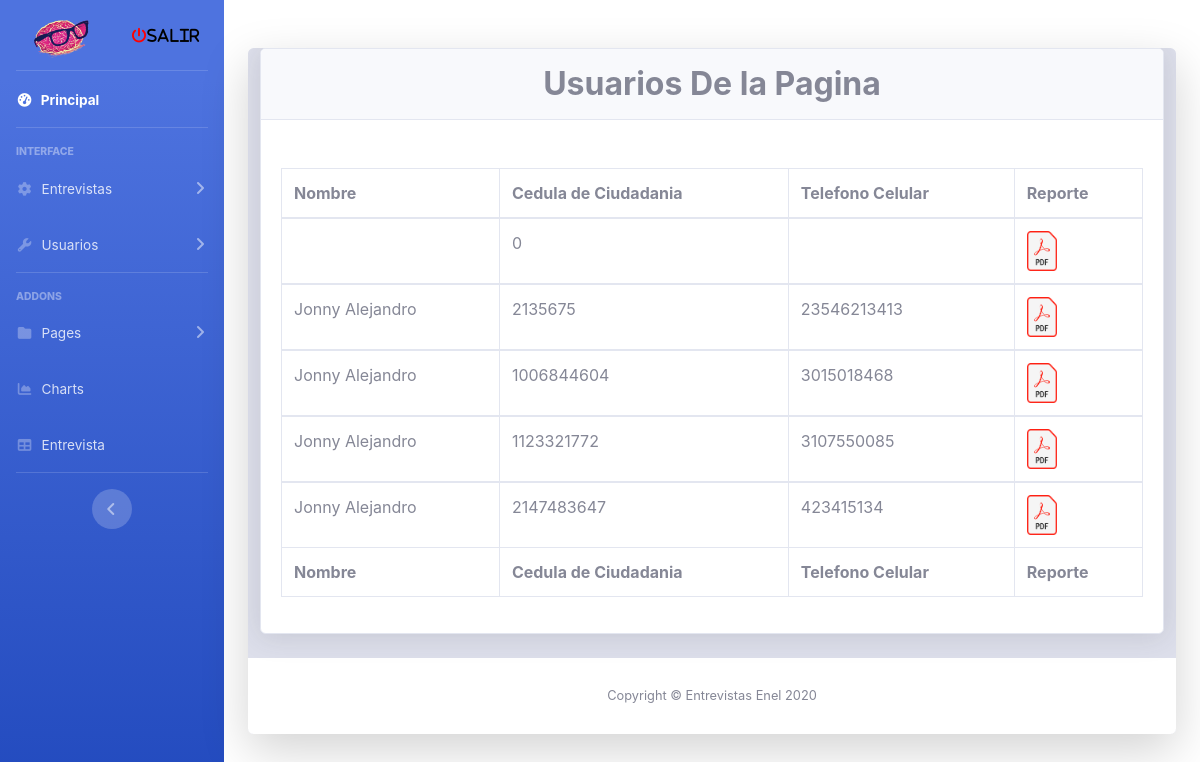
Before: /View/consultarEntrevistaPsicologa.php (signed in) with the older database file.
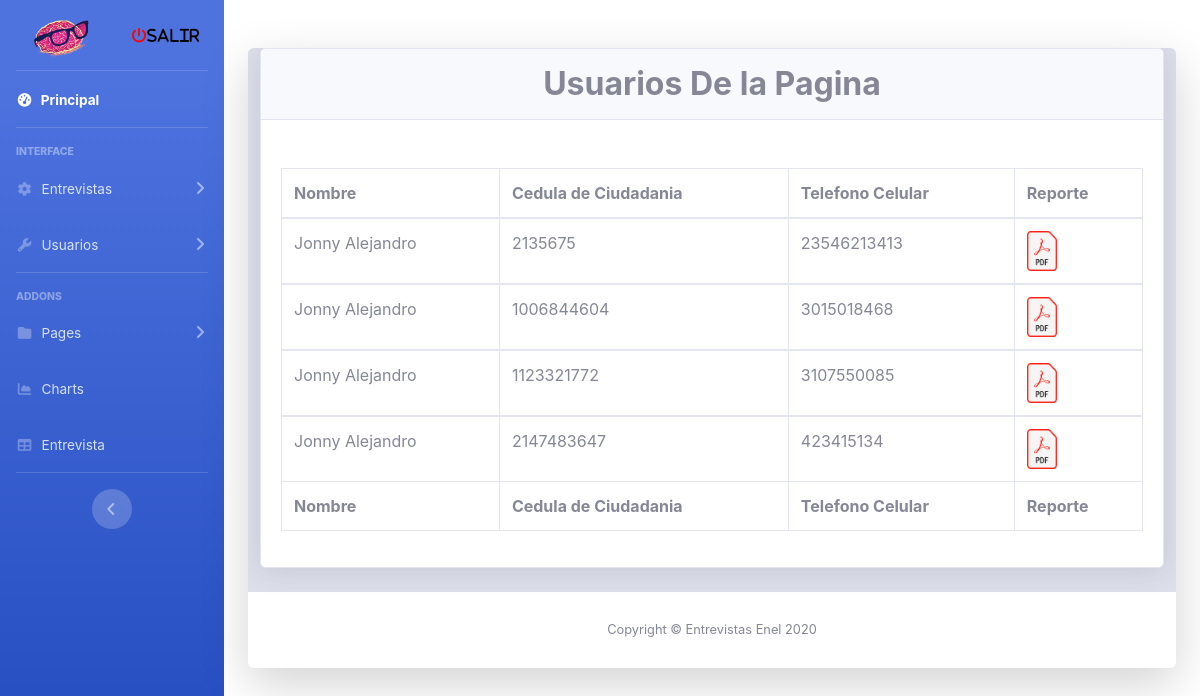
After: the same page with the newer database file.
### tables this page shows
CREATE TABLE `entrevistapsicologica` (
  `nombre` varchar(40) NOT NULL,
  `cc` int(12) NOT NULL,
  `fecha_nac` date NOT NULL,
  `dependencia` varchar(20) NOT NULL,
  `cargo` varchar(20) NOT NULL,
  `cargoAspira` varchar(20) NOT NULL,
  `telefono` varchar(30) NOT NULL,
  `aspiracionSal` varchar(10) DEFAULT NULL,
  `fechaEntrevista` datetime DEFAULT current_timestamp(),
  `psicologa` varchar(30) NOT NULL,
  `responsabilidad` tinyint(1) NOT NULL,
  `productividad` tinyint(1) NOT NULL,
  `gestionCambio` tinyint(1) NOT NULL,
  `innovacion` tinyint(1) NOT NULL,
  `resiliencia` tinyint(1) NOT NULL,
  `confianza` tinyint(1) NOT NULL,
  `comportamientoEtico` varchar(30) NOT NULL,
  `fuenteR` varchar(20) NOT NULL,
  `resultadoI` varchar(3) DEFAULT NULL,
  `inteligenciaE` varchar(30) NOT NULL,
  `candidatoU` varchar(2) NOT NULL,
  `explicacion` text DEFAULT NULL,
  `resolucionProblemas` varchar(30) NOT NULL,
  `observaciones` text DEFAULT NULL,
  `adecuado` char(5) DEFAULT NULL,
  `adecuadoP` char(5) DEFAULT NULL,
  `parcialmente` char(5) DEFAULT NULL,
  `primera` char(5) DEFAULT NULL,
  `segunda` char(5) DEFAULT NULL,
  `noA` char(5) DEFAULT NULL,
  `concepto` text DEFAULT NULL,
  `co` int(11) DEFAULT NULL
);

### View/consultarEntrevistaPsicologa.php (the view, shortened to what this page needs)
<!DOCTYPE html>
<html xmlns="http://www.w3.org/1999/xhtml">
<?php include FOLDER_TEMPLATE."head.php"; ?>
<?php include FOLDER_TEMPLATE."sidebar.php"; ?>
<body id="page-top">
<div class="container">
          <div class="card o-hidden border-0 shadow-lg my-5">
              <div class="card-body p-0 bg-gray-300">
                  <div class="row">
                      <div class="col-md-12">
                          <div class="col-md-12 mx-auto">
                              <div class="form-group">
        <div class="card shadow mb-4">
          <div class="card-header py-3">
           <center> <h2 class="m-0 font-weight-bold text">Usuarios De la Pagina</h2> </center>
          </div>
          <div class="card-body">
            <div class="table-responsive">
              <table class="table table-bordered" width="100%" cellspacing="10">
                <thead>
                  <tr>
                    <th>Nombre </th>
                    <th>Cedula de Ciudadania</th>
                    <th>Telefono Celular</th>
                    <th>Reporte</th>
                  </tr>
                </thead>
                <tfoot>
                  <tr>
                    <th>Nombre </th>
                    <th>Cedula de Ciudadania</th>
                    <th>Telefono Celular</th>
                    <th>Reporte</th>
                  </tr>
                </tfoot>
                <?php
                    require_once "../Model/conexioon.php";
                    $sql = "SELECT * FROM `entrevistapsicologica`";
                    $rta=$objCnx->query($sql);
                    while ($datos=$rta->fetch_array()){
                     ?>
                <tbody>
                  <tr>
                  <td><?php echo $datos['nombre']?></td>
                  <td><?php echo $datos['cc']?></td>
                  <td><?php echo $datos['telefono']?></td>
                  <td><a href="../Reportes/pdf-Entrevista_Psicologa.php?cc=<?php echo $datos['cc']?>"><img src="../img/pdf.png" alt="Sacar Reporte" width="30" height="40"></a></td>
                  </tr>
                  <?php
                    }
                   ?>
                </tbody>
              </table>
            </div>
          </div>
        </div>
      </div>
    </div>
    <footer class="sticky-footer bg-white">
      <div class="container my-auto">
        <div class="copyright text-center my-auto">
          <span>Copyright &copy; Entrevistas Enel 2020</span>
        </div>
      </div>
    </footer>
  </div>
</div>
</body>
</html>

Changed rows visible on the page:
removed entrevistapsicologica: cc "0"
